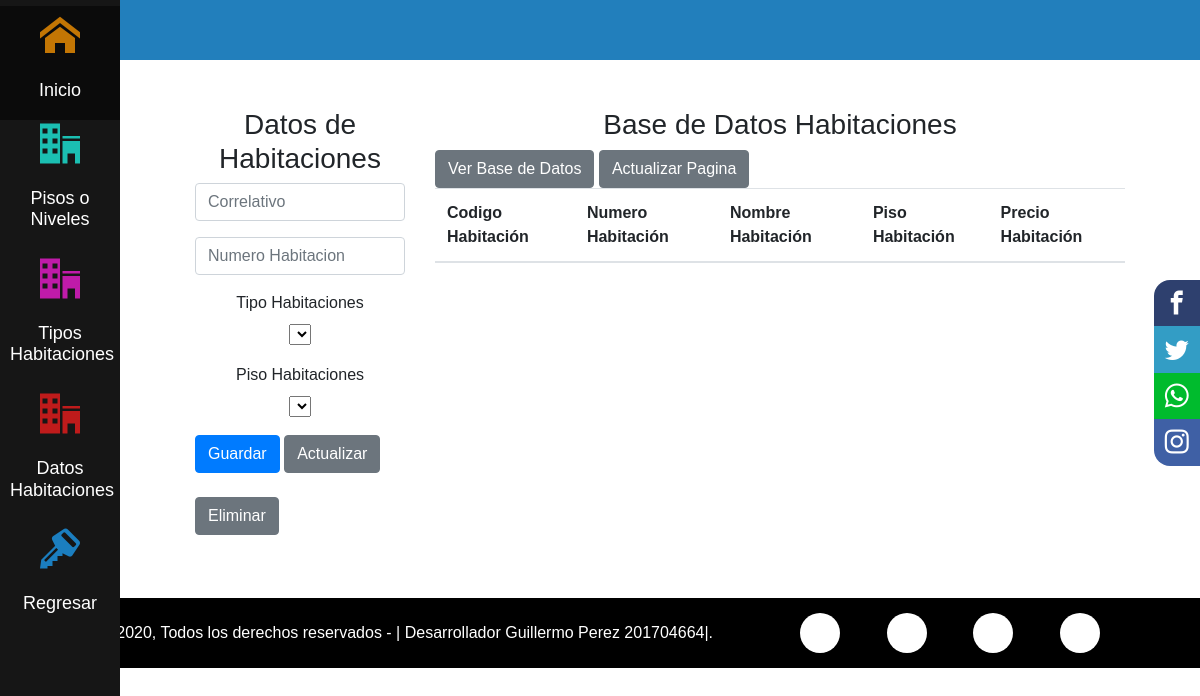
Page /rol_administrador/datos_Habitaciones.php on the earlier database version.
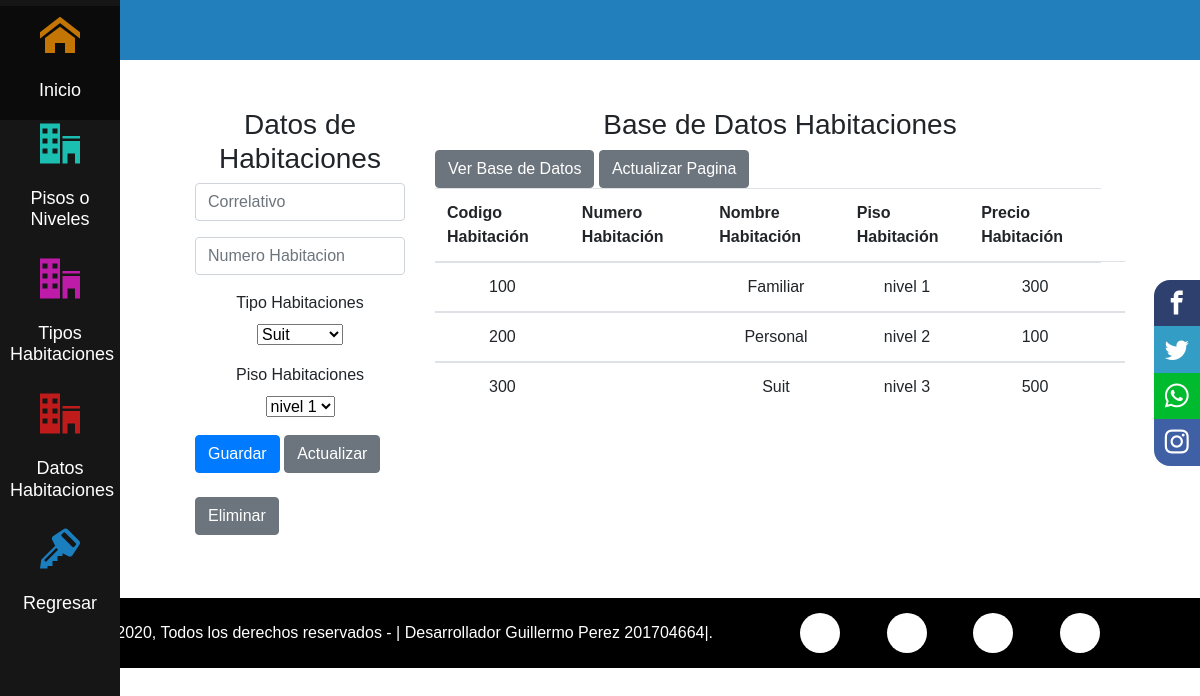
Same page on the later database version.
### tables this page shows
CREATE TABLE `habitacion` (
  `habitacion_id` int(11) NOT NULL,
  `tipo_habitacion_id` int(11) NOT NULL,
  `piso_id` int(11) NOT NULL
);

CREATE TABLE `tipo_habitacion` (
  `tipo_habitacion_id` int(11) NOT NULL,
  `nombre_habitacion` text NOT NULL,
  `Precio_dia` int(11) NOT NULL
);

CREATE TABLE `piso` (
  `piso_id` int(11) NOT NULL,
  `descripcion` text NOT NULL
);

### rol_administrador/datos_Habitaciones.php (the view, shortened to what the changed rows need)
<?php
    include_once("diseno_pagina_Habitaciones.php");
 ?>
<!DOCTYPE html>
<html lang="en">
<head>
    <link rel="stylesheet" href="https://stackpath.bootstrapcdn.com/bootstrap/4.5.2/css/bootstrap.min.css">
</head>
<body>
<div class="content-article">
            <article>
    <br> <br>
    <div class="container">
        <div class="row">
            <div class="col-3">
                <form id="frminsertarclientes" method="post">
                    <div class="form-group">
                        <center>
                            <label>Tipo Habitaciones  </label>
                            <br>
                        <select class="" name="txttipo_habitacion" id="txttipo_habitacion">
                            <?php
                            include "daoA/conexion.php";
                            $sql = "select * from tipo_habitacion";
                            $ejecutar = mysqli_query($conexion, $sql);
                            while($txttipo_habitacion = mysqli_fetch_array($ejecutar)){
                                echo "<option value='".$txttipo_habitacion ['tipo_habitacion_id']."'>".utf8_encode($txttipo_habitacion ['nombre_habitacion'])."</option>";
                            }
                            ?>
                        </select>
                        </center>
                    </div>
                     <div class="form-group">
                        <center>
                             <label>Piso Habitaciones  </label>
                             <br>
                        <select class="" name="txtpiso_id" id="txtpiso_id">
                            <?php
                            include "daoA/conexion.php";
                            $sql = "select * from piso";
                            $ejecutar = mysqli_query($conexion, $sql);
                            while($txtpiso_id = mysqli_fetch_array($ejecutar)){
                                echo "<option value='".$txtpiso_id ['piso_id']."'>".utf8_encode($txtpiso_id ['descripcion'])."</option>";
                            }
                            ?>
                        </select>
                        </center>
                    </div>
                    <br>
                    <br>
                </form>
            </div>
           <div class="col">
                <table class="table">
                    <thead>
                        <tr>
                            <th scope="col">Codigo Habitación </th>
                            <th scope="col">Numero Habitación </th>
                            <th scope="col">Nombre Habitación</th>
                            <th scope="col">Piso Habitación</th>
                            <th scope="col">Precio Habitación</th>
                        </tr>
                    </thead>
                    <?php
                    include "daoA/conexion.php";
                    $sql = " SELECT habitacion.habitacion_id,habitacion.numero_habitacion,tipo_habitacion.nombre_habitacion,tipo_habitacion.Precio_dia,piso.descripcion  FROM tipo_habitacion INNER JOIN ( piso Inner JOIN habitacion on piso.piso_id = habitacion.piso_id) ON habitacion.tipo_habitacion_id = tipo_habitacion.tipo_habitacion_id ";
                    $ejecutar = mysqli_query($conexion, $sql);
                    while ($fila = mysqli_fetch_array($ejecutar)){
                    ?>
                    <tbody>
                        <td> <center><?php echo $fila['habitacion_id']?> </center></td>
                        <td> <center><?php echo $fila['numero_habitacion']?> </center></td>
                        <td> <center><?php echo $fila['nombre_habitacion']?> </center></td>
                        <td> <center><?php echo $fila['descripcion']?> </center></td>
                        <td> <center><?php echo $fila['Precio_dia']?> </center></td>
                        <td></td>
                    </tbody>
                    <?php
                    }
                    ?>
                </table>
            </div>
        </div>
    </div>
    </article>
        </div>
</body>
</html>

Differences in the rows shown:
added habitacion: habitacion_id "100", tipo_habitacion.nombre_habitacion "Familiar", piso.descripcion "nivel 1", tipo_habitacion.Precio_dia "300"
added habitacion: habitacion_id "200", tipo_habitacion.nombre_habitacion "Personal", piso.descripcion "nivel 2", tipo_habitacion.Precio_dia "100"
added habitacion: habitacion_id "300", tipo_habitacion.nombre_habitacion "Suit", piso.descripcion "nivel 3", tipo_habitacion.Precio_dia "500"
Other differences:
form field txttipo_habitacion: (not shown) → "Suit"
form field txtpiso_id: (not shown) → "nivel 1"
